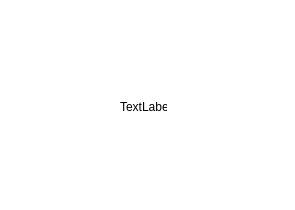
<?xml version="1.0" encoding="UTF-8"?>
<ui version="4.0">
 <class>UserForm</class>
 <widget class="QWidget" name="UserForm">
  <property name="geometry">
   <rect>
    <x>0</x>
    <y>0</y>
    <width>295</width>
    <height>210</height>
   </rect>
  </property>
  <property name="windowTitle">
   <string>Form</string>
  </property>
  <property name="styleSheet">
   <string notr="true">background-color:white;</string>
  </property>
  <widget class="QLabel" name="label">
   <property name="geometry">
    <rect>
     <x>120</x>
     <y>100</y>
     <width>47</width>
     <height>14</height>
    </rect>
   </property>
   <property name="styleSheet">
    <string notr="true"/>
   </property>
   <property name="text">
    <string>TextLabel</string>
   </property>
  </widget>
 </widget>
 <resources/>
 <connections/>
</ui>
